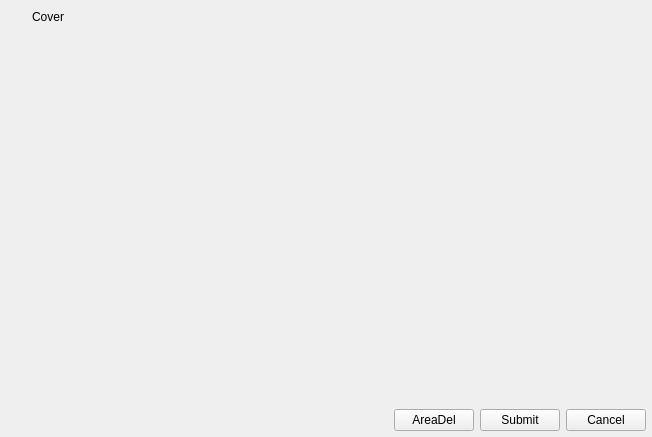
<?xml version="1.0" encoding="UTF-8"?>
<ui version="4.0">
 <class>DlgAreaSelect</class>
 <widget class="QDialog" name="DlgAreaSelect">
  <property name="geometry">
   <rect>
    <x>0</x>
    <y>0</y>
    <width>652</width>
    <height>437</height>
   </rect>
  </property>
  <property name="windowTitle">
   <string>Dialog</string>
  </property>
  <layout class="QGridLayout" name="gridLayout_2">
   <property name="leftMargin">
    <number>0</number>
   </property>
   <property name="topMargin">
    <number>0</number>
   </property>
   <property name="rightMargin">
    <number>0</number>
   </property>
   <property name="bottomMargin">
    <number>0</number>
   </property>
   <item row="0" column="0">
    <widget class="QWidget" name="WidGetTitle" native="true">
     <property name="enabled">
      <bool>true</bool>
     </property>
     <property name="sizePolicy">
      <sizepolicy hsizetype="Preferred" vsizetype="Fixed">
       <horstretch>0</horstretch>
       <verstretch>0</verstretch>
      </sizepolicy>
     </property>
     <property name="minimumSize">
      <size>
       <width>0</width>
       <height>33</height>
      </size>
     </property>
     <property name="maximumSize">
      <size>
       <width>16777215</width>
       <height>33</height>
      </size>
     </property>
     <layout class="QGridLayout" name="gridLayout_3">
      <property name="leftMargin">
       <number>0</number>
      </property>
      <property name="topMargin">
       <number>0</number>
      </property>
      <property name="rightMargin">
       <number>0</number>
      </property>
      <property name="bottomMargin">
       <number>0</number>
      </property>
      <property name="spacing">
       <number>0</number>
      </property>
      <item row="0" column="2" colspan="2">
       <widget class="QLabel" name="LabTitle">
        <property name="minimumSize">
         <size>
          <width>0</width>
          <height>33</height>
         </size>
        </property>
        <property name="maximumSize">
         <size>
          <width>16777215</width>
          <height>33</height>
         </size>
        </property>
        <property name="text">
         <string>Cover</string>
        </property>
       </widget>
      </item>
      <item row="0" column="0">
       <widget class="QLabel" name="LabIco">
        <property name="minimumSize">
         <size>
          <width>32</width>
          <height>33</height>
         </size>
        </property>
        <property name="maximumSize">
         <size>
          <width>32</width>
          <height>33</height>
         </size>
        </property>
        <property name="text">
         <string/>
        </property>
       </widget>
      </item>
      <item row="0" column="4">
       <widget class="QPushButton" name="BtnClose">
        <property name="minimumSize">
         <size>
          <width>32</width>
          <height>32</height>
         </size>
        </property>
        <property name="maximumSize">
         <size>
          <width>32</width>
          <height>32</height>
         </size>
        </property>
        <property name="text">
         <string/>
        </property>
        <property name="autoDefault">
         <bool>true</bool>
        </property>
        <property name="flat">
         <bool>true</bool>
        </property>
       </widget>
      </item>
     </layout>
    </widget>
   </item>
   <item row="1" column="0">
    <layout class="QGridLayout" name="gridLayout">
     <property name="leftMargin">
      <number>6</number>
     </property>
     <property name="topMargin">
      <number>0</number>
     </property>
     <property name="rightMargin">
      <number>6</number>
     </property>
     <property name="bottomMargin">
      <number>6</number>
     </property>
     <item row="0" column="0">
      <widget class="QLabel" name="LabFrmAreaShowImage">
       <property name="minimumSize">
        <size>
         <width>640</width>
         <height>360</height>
        </size>
       </property>
       <property name="maximumSize">
        <size>
         <width>16777215</width>
         <height>16777215</height>
        </size>
       </property>
       <property name="text">
        <string/>
       </property>
      </widget>
     </item>
     <item row="1" column="0">
      <layout class="QHBoxLayout" name="horizontalLayout">
       <item>
        <spacer name="horizontalSpacer">
         <property name="orientation">
          <enum>Qt::Horizontal</enum>
         </property>
         <property name="sizeHint" stdset="0">
          <size>
           <width>40</width>
           <height>20</height>
          </size>
         </property>
        </spacer>
       </item>
       <item>
        <widget class="QPushButton" name="BtnFrmAreaDel">
         <property name="text">
          <string>AreaDel</string>
         </property>
        </widget>
       </item>
       <item>
        <widget class="QPushButton" name="BtnFrmAreaSubmit">
         <property name="text">
          <string>Submit</string>
         </property>
        </widget>
       </item>
       <item>
        <widget class="QPushButton" name="BtnFrmAreaCancel">
         <property name="text">
          <string>Cancel</string>
         </property>
        </widget>
       </item>
      </layout>
     </item>
    </layout>
   </item>
  </layout>
 </widget>
 <resources/>
 <connections/>
</ui>
